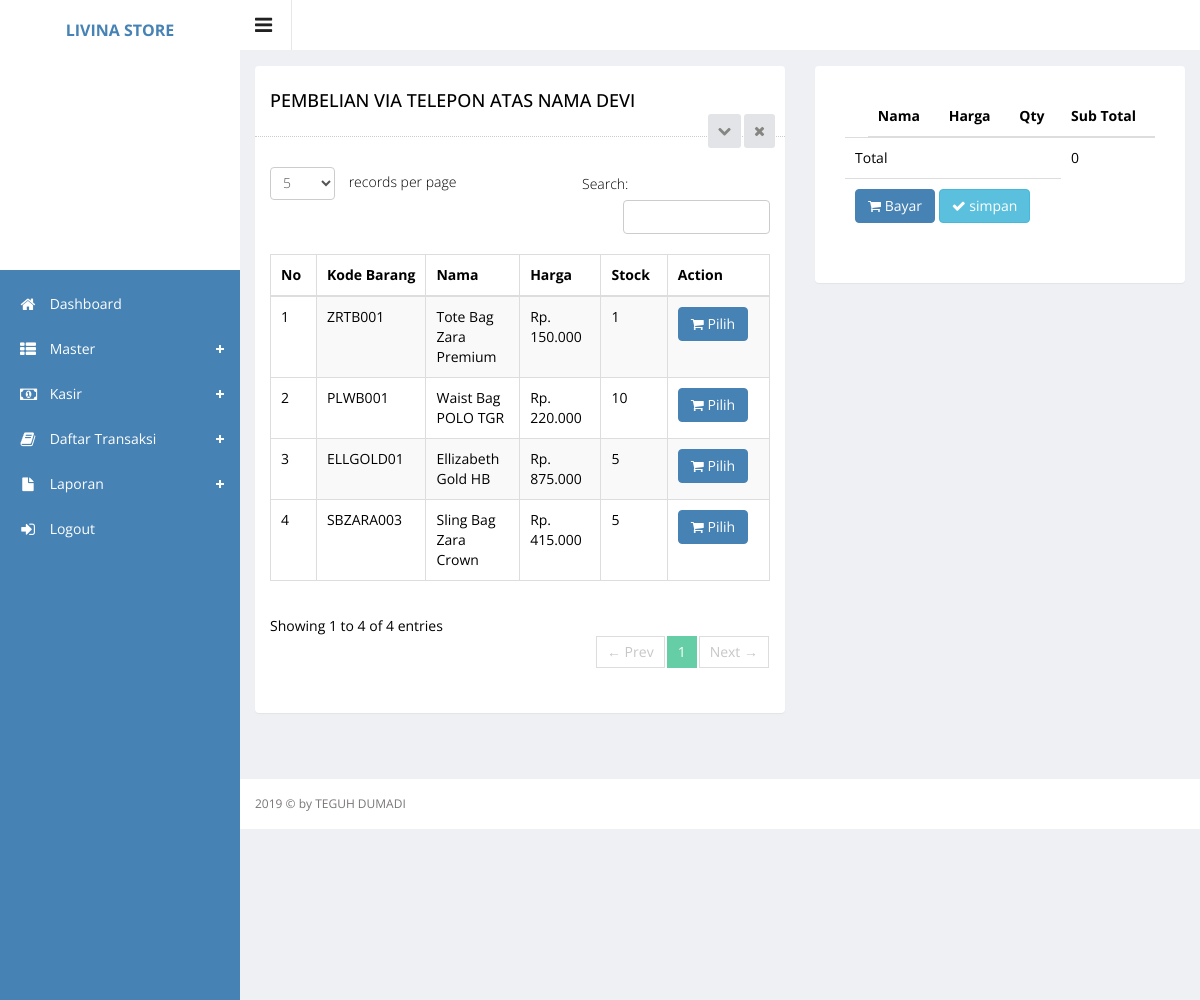
The page /index.php?hal=via_telpon_pilih&id_customer=3 (signed in) on the database as committed earlier.
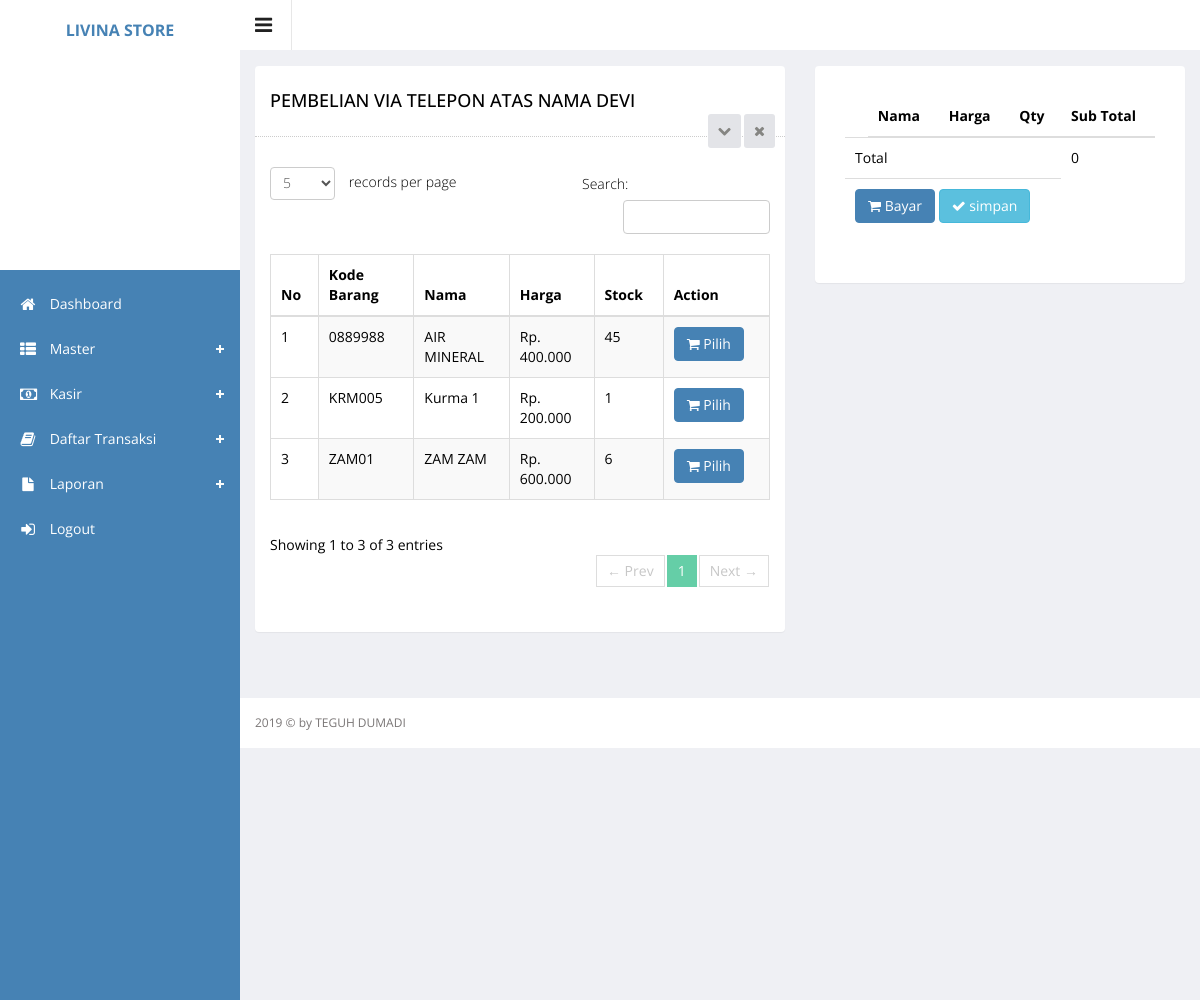
The same page on the database as committed later.
### tables this page shows
CREATE TABLE `barang` (
  `id` int(11) NOT NULL,
  `kdbrg` varchar(50) NOT NULL,
  `nmbrg` varchar(100) NOT NULL,
  `harga` int(11) NOT NULL,
  `stock` int(11) NOT NULL,
  `tanggal` datetime NOT NULL,
  `category_id` int(11) NOT NULL,
  `id_satuan` int(11) NOT NULL,
  `total_terjual` varchar(50) NOT NULL
);

### via_telpon_pilih.php (the view, shortened to what the changed rows need)
<?php
include "config.php";
$id_customer = $_GET['id_customer'];
$Rcustomer= $connect->query("SELECT * FROM customer WHERE id_customer = '$id_customer' ");
$ambildata = mysqli_fetch_array($Rcustomer);
$nama = $ambildata['nama_pembeli'];
 ?>
       <div class="wrapper">
    <div class="row">
        <div class="col-sm-7">
            <section class="panel">
                <header class="panel-heading">
                    <h4>Pembelian Via Telepon Atas Nama <?=$nama;?></h4>
                    <span class="tools pull-right">
                        <a href="javascript:;" class="fa fa-chevron-down"></a>
                        <a href="javascript:;" class="fa fa-times"></a>
                     </span>
                </header>
                <div class="panel-body">
                    <div class="adv-table editable-table ">
                        <div class="clearfix">
                            <div class="btn-group pull-right">
                            </div>
                        </div>
                        <table class="table table-striped table-hover table-bordered" id="editable-sample">
                            <thead>
                            <tr>
                                <th width="5%">No</th>
                                <th width="20%">Kode Barang</th>
                                <th width="20%">Nama</th>
                                <th width="15%">Harga</th>
                                <th width="15%">Stock</th>
                                <th width="10%">Action</th>
                            </tr>
                            </thead>
                            <tbody>
                            <?php
                            $no = 1;
                            $queryProduct = $connect->query("SELECT barang.id, barang.kdbrg, barang.nmbrg, barang.harga, barang.stock, category.category_id, category.category_name, satuan.id_satuan, satuan.nmsatuan
                             FROM barang
                             JOIN category ON barang.category_id = category.category_id
                             JOIN satuan ON barang.id_satuan = satuan.id_satuan
                             ORDER BY id DESC");
                            while ($rowProduct = mysqli_fetch_array($queryProduct)) {
                                ?>
                                 <tr class="">
                                    <td><?php echo $no++ ?></td>
                                    <td><?php echo $rowProduct['kdbrg'] ?></td>
                                    <td><?php echo $rowProduct['nmbrg'] ?></td>
                                    <td>Rp. <?php echo number_format($rowProduct['harga'], 0, ',', '.'); ?></td>
                                    <td><?php echo $rowProduct['stock'] ?></td>
                                    <td>
                                        <form action="" method="POST">
                                            <button class="btn btn-primary" type="submit" name="pilih"><i class="fa fa-shopping-cart" aria-hidden="true"></i>
                                                Pilih
                                            </button>
                                         </form>
                                    </td>
                                </tr>
                            <?php } ?>
                            </tbody>
                        </table>
                    </div>
                </div>
            </section>
        </div>
           <div class="col-md-5">
            <div class="panel">
                <div class="panel-body">
                    <div class="blog-post">
                        <div class="media">
                            <div class="panel-body">
                                <table class="table">
                                    <thead>
                                    <tr>
                                        <td></td>
                                        <th>Nama</th>
                                        <th>Harga</th>
                                        <th>Qty</th>
                                        <th>Sub Total</th>
                                    </tr>
                                    </thead>
                                    <tbody>
                                    <?php
                                    $total = 0;
                                        ?>
                                    <tr>
                                        <td colspan="4">
                                            Total
                                        </td>
                                        <td>
                                            <?php echo number_format($total, 0, ',', '.'); ?>
                                        </td>
                                    </tr>
                                    <tr>
                                        <td colspan="4" align="reight">
                                            <button class="btn btn-primary" type="submit" data-toggle="modal"
                                                    data-target="#myModal"><i class="fa fa-shopping-cart"></i> Bayar
                                            </button>
                                            <a href="via_telpon_simpan.php?&id_customer=<?=$id_customer;?>">
                                             <button class="btn btn-info" type="submit" name="simpan" id="simpan"><i class="fa fa-check"></i> simpan
                                            </button></a>
                                        </td>
                                    </tr>
                                    </tbody>
                                </table>
                            </div>
                        </div>
                    </div>
                </div>
            </div>
        </div>
    </div>
</div>

Rows that differ between the two databases and show on the page:
removed barang: kdbrg "SBZARA003", nmbrg "Sling Bag Zara Crown", harga "415.000", stock "5"
changed barang: kdbrg "ZRTB001" → "0889988"; nmbrg "Tote Bag Zara Premium" → "AIR MINERAL"; harga "150.000" → "400.000"; stock "1" → "45"
changed barang: kdbrg "PLWB001" → "KRM005"; nmbrg "Waist Bag POLO TGR" → "Kurma 1"; harga "220.000" → "200.000"; stock "10" → "1"
changed barang: kdbrg "ELLGOLD01" → "ZAM01"; nmbrg "Ellizabeth Gold HB" → "ZAM ZAM"; harga "875.000" → "600.000"; stock "5" → "6"
Other text that changed with them:
text written by a page script: "records per page Search: Showing 1 to 4 of 4 entries ← Prev 1 Next →" → "records per page Search: Showing 1 to 3 of 3 entries ← Prev 1 Next →"
